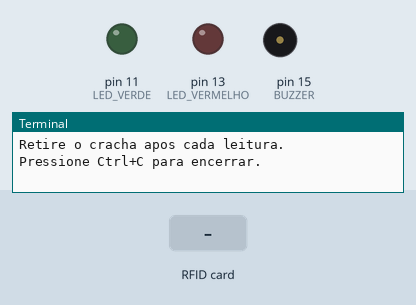
Recording of a program running on a simulated Raspberry Pi (header pin numbers). On the bench: output pins drawn as LEDs (lit = HIGH), buzzer (waves = sounding, pin HIGH), the last lines printed to the terminal. Dashed ring = blinking. Inputs (shaded band) come from the test bench. The clock reads 2024-03-15 10:24:30 at power-on unless the program sets it; files the program writes start out absent; the RFID card's data blocks start empty.

Above: at 1.2 s.
1.3 s: RFID card A3 AC 4C FC held to the reader
At 2.8 s:
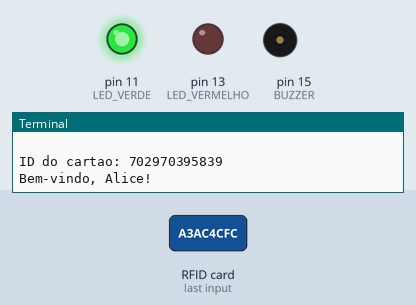
4.3 s: RFID card D3 C8 7A F5 held to the reader
At 5.8 s:
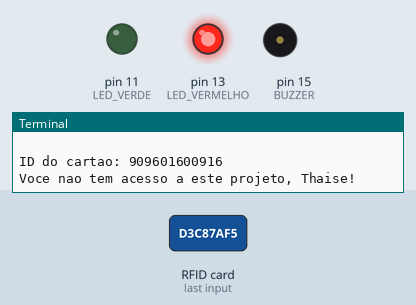
7.3 s: RFID card 5E 7A 19 C4 held to the reader
At 7.44 s:
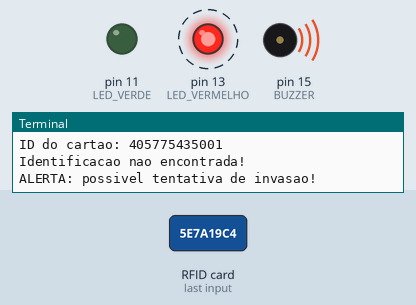
Timing chart, 0 to 12.7 s (numbered marks = the images above; inputs shaded):
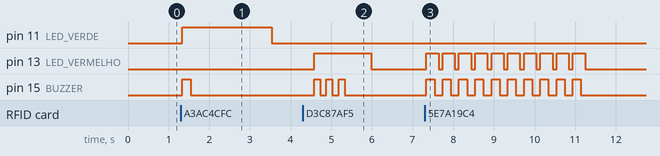

The program:

sistema.py
```python
import RPi.GPIO as GPIO
from mfrc522 import SimpleMFRC522
from cadastro import colaboradores

import time
import csv
import json
import os

from datetime import datetime


# ==========================================
# CONFIGURACAO DOS PINOS - BCM
# ==========================================

LED_VERDE = 11
LED_VERMELHO = 13
BUZZER = 15

ARQUIVO_LOG = "logs_acesso.csv"
ARQUIVO_ESTADO = "estado_sistema.json"


# ==========================================
# CARREGAR ESTADO SALVO
# ==========================================

def carregar_estado():
    if os.path.exists(ARQUIVO_ESTADO):
        with open(ARQUIVO_ESTADO, "r", encoding="utf-8") as arquivo:
            return json.load(arquivo)

    return {
        "colaboradores": {},
        "tentativas_negadas": {},
        "tags_desconhecidas": {}
    }


estado = carregar_estado()

estado.setdefault("colaboradores", {})
estado.setdefault("tentativas_negadas", {})
estado.setdefault("tags_desconhecidas", {})

for id_cracha in colaboradores:
    estado["colaboradores"].setdefault(
        id_cracha,
        {
            "dentro": False,
            "entrada_epoch": None,
            "data_entrada": None,
            "primeira_entrada_data": None,
            "tempo_por_dia": {}
        }
    )


# ==========================================
# INICIALIZAR GPIO E LEITOR RFID
# ==========================================

GPIO.setwarnings(False)

# SimpleMFRC522 configura o modo GPIO internamente.
# Nao chamar GPIO.setmode() novamente.

leitorRfid = SimpleMFRC522()

GPIO.setup(LED_VERDE, GPIO.OUT, initial=GPIO.LOW)
GPIO.setup(LED_VERMELHO, GPIO.OUT, initial=GPIO.LOW)
GPIO.setup(BUZZER, GPIO.OUT, initial=GPIO.LOW)


# ==========================================
# SALVAR ESTADO
# ==========================================

def salvar_estado():
    with open(ARQUIVO_ESTADO, "w", encoding="utf-8") as arquivo:
        json.dump(estado, arquivo, indent=4, ensure_ascii=False)


# ==========================================
# REGISTRAR EVENTOS EM CSV
# ==========================================

def registrar_evento(evento, id_cracha, nome, detalhe=""):
    arquivo_vazio = (
        not os.path.exists(ARQUIVO_LOG)
        or os.path.getsize(ARQUIVO_LOG) == 0
    )

    with open(
        ARQUIVO_LOG,
        "a",
        newline="",
        encoding="utf-8"
    ) as arquivo:
        campos = [
            "data_hora",
            "evento",
            "id_cracha",
            "nome",
            "detalhe"
        ]

        escritor = csv.DictWriter(arquivo, fieldnames=campos)

        if arquivo_vazio:
            escritor.writeheader()

        escritor.writerow({
            "data_hora": datetime.now().strftime("%Y-%m-%d %H:%M:%S"),
            "evento": evento,
            "id_cracha": id_cracha,
            "nome": nome,
            "detalhe": detalhe
        })


# ==========================================
# BUZZER
# ==========================================

def bip(duracao=0.2):
    GPIO.output(BUZZER, GPIO.HIGH)
    time.sleep(duracao)
    GPIO.output(BUZZER, GPIO.LOW)


def alerta_sonoro(quantidade, duracao=0.15, pausa=0.15):
    for _ in range(quantidade):
        bip(duracao)
        time.sleep(pausa)


# ==========================================
# SINAIS DOS LEDS E BUZZER
# ==========================================

def sinal_acesso_liberado():
    GPIO.output(LED_VERDE, GPIO.HIGH)
    bip(0.2)
    time.sleep(2)
    GPIO.output(LED_VERDE, GPIO.LOW)


def sinal_acesso_negado():
    GPIO.output(LED_VERMELHO, GPIO.HIGH)
    alerta_sonoro(3)
    time.sleep(0.5)
    GPIO.output(LED_VERMELHO, GPIO.LOW)


def sinal_tag_desconhecida():
    print("ALERTA: possivel tentativa de invasao!")

    for _ in range(10):
        GPIO.output(LED_VERMELHO, GPIO.HIGH)
        bip(0.2)
        time.sleep(0.1)
        GPIO.output(LED_VERMELHO, GPIO.LOW)
        time.sleep(0.1)


# ==========================================
# FORMATAR TEMPO
# ==========================================

def formatar_tempo(segundos):
    segundos = max(0, int(segundos))
    horas = segundos // 3600
    minutos = (segundos % 3600) // 60
    segundos = segundos % 60

    return f"{horas}h {minutos}min {segundos}s"


# ==========================================
# PROCESSAR COLABORADOR
# ==========================================

def processar_colaborador(id_cracha, colaborador):
    hoje = datetime.now().strftime("%Y-%m-%d")
    nome = colaborador["nome"]
    dados = estado["colaboradores"][id_cracha]

    # Colaborador cadastrado sem autorizacao
    if not colaborador["autorizado"]:
        print(f"Voce nao tem acesso a este projeto, {nome}!")

        estado["tentativas_negadas"].setdefault(hoje, {})
        estado["tentativas_negadas"][hoje][nome] = (
            estado["tentativas_negadas"][hoje].get(nome, 0) + 1
        )

        registrar_evento(
            "ACESSO_NEGADO",
            id_cracha,
            nome,
            "Colaborador sem autorizacao"
        )

        salvar_estado()
        sinal_acesso_negado()
        return

    # Se estiver dentro, registrar a saida
    if dados["dentro"]:
        agora = time.time()
        data_entrada = dados["data_entrada"]
        entrada_epoch = dados["entrada_epoch"]

        if entrada_epoch is not None and data_entrada is not None:
            permanencia = agora - entrada_epoch

            dados["tempo_por_dia"][data_entrada] = (
                dados["tempo_por_dia"].get(data_entrada, 0)
                + permanencia
            )

        print(f"Saida registrada: {nome}.")

        registrar_evento(
            "SAIDA",
            id_cracha,
            nome,
            "Saida registrada pelo RFID"
        )

        dados["dentro"] = False
        dados["entrada_epoch"] = None
        dados["data_entrada"] = None

        salvar_estado()
        sinal_acesso_liberado()
        return

    # Nova entrada
    if dados["primeira_entrada_data"] != hoje:
        print(f"Bem-vindo, {nome}!")
        dados["primeira_entrada_data"] = hoje
    else:
        print(f"Bem-vindo de volta, {nome}!")

    dados["dentro"] = True
    dados["entrada_epoch"] = time.time()
    dados["data_entrada"] = hoje

    registrar_evento(
        "ENTRADA",
        id_cracha,
        nome,
        "Entrada autorizada"
    )

    salvar_estado()
    sinal_acesso_liberado()


# ==========================================
# RELATORIO FINAL
# ==========================================

def gerar_relatorio():
    hoje = datetime.now().strftime("%Y-%m-%d")

    print("\n" + "=" * 45)
    print("RELATORIO FINAL DE ACESSO")
    print("=" * 45)

    print("\nTEMPO DE PERMANENCIA HOJE:")

    for id_cracha, colaborador in colaboradores.items():
        nome = colaborador["nome"]
        dados = estado["colaboradores"][id_cracha]

        total = dados["tempo_por_dia"].get(hoje, 0)

        if (
            dados["dentro"]
            and dados["data_entrada"] == hoje
            and dados["entrada_epoch"] is not None
        ):
            total += time.time() - dados["entrada_epoch"]

        print(f"{nome}: {formatar_tempo(total)}")

        if dados["dentro"]:
            print("  Situacao: ainda consta dentro da sala.")

    print("\nTENTATIVAS DE ACESSO NEGADO:")

    negadas = estado["tentativas_negadas"].get(hoje, {})

    if negadas:
        for nome, quantidade in negadas.items():
            print(f"{nome}: {quantidade} tentativa(s)")
    else:
        print("Nenhuma tentativa registrada.")

    desconhecidas = estado["tags_desconhecidas"].get(hoje, 0)
    print("\nTAGS DESCONHECIDAS:")
    print(f"Total de tentativas hoje: {desconhecidas}")

    print(f"\nEventos registrados em: {ARQUIVO_LOG}")
    print("=" * 45)


# ==========================================
# EXECUCAO PRINCIPAL
# ==========================================

try:
    print("=" * 45)
    print("SISTEMA DE CONTROLE DE ACESSO RFID")
    print("=" * 45)
    print("Aproxime um cracha do leitor.")
    print("Retire o cracha apos cada leitura.")
    print("Pressione Ctrl+C para encerrar.\n")

    while True:
        id_cracha, texto = leitorRfid.read()
        id_cracha = str(id_cracha)

        print(f"\nID do cartao: {id_cracha}")

        colaborador = colaboradores.get(id_cracha)

        if colaborador is None:
            print("Identificacao nao encontrada!")

            hoje = datetime.now().strftime("%Y-%m-%d")

            estado["tags_desconhecidas"][hoje] = (
                estado["tags_desconhecidas"].get(hoje, 0) + 1
            )

            registrar_evento(
                "TAG_DESCONHECIDA",
                id_cracha,
                "Desconhecido",
                "Possivel tentativa de invasao"
            )

            salvar_estado()
            sinal_tag_desconhecida()

        else:
            processar_colaborador(id_cracha, colaborador)

        print("\nAproxime outro cracha.")
        time.sleep(1)

except KeyboardInterrupt:
    print("\nEncerrando o sistema...")

finally:
    try:
        gerar_relatorio()
    finally:
        GPIO.cleanup()
        print("\nGPIO liberado. Sistema finalizado.")
```

cadastro.py
```python
colaboradores = {
    "702970395839": {
        "nome": "Alice",
        "autorizado": True
    },
    "909601600916": {
        "nome": "Thaise",
        "autorizado": False
    }
}


def buscar_colaborador(id_cracha):
    return colaboradores.get(str(id_cracha))


if __name__ == "__main__":
    id_teste = input("Digite o ID do crachá para consultar: ")

    colaborador = buscar_colaborador(id_teste)

    if colaborador:
        print("Nome:", colaborador["nome"])
        print("Autorizado:", colaborador["autorizado"])
    else:
        print("Identificação não encontrada!")
```

Measured:
- after the input at 1.3 s, pin 11 (LED_VERDE): LOW → HIGH at once, → LOW 2.2 s later; pin 15 (BUZZER): LOW → HIGH at once, → LOW 0.20 s later
- after the input at 4.3 s, pin 13 (LED_VERMELHO): LOW → HIGH after 0.28 s, → LOW 1.4 s later; pin 15 (BUZZER): alternates HIGH for 0.15 s and LOW for 0.15 s, 6 changes in all, then stays LOW, starting after 0.28 s
- after the input at 7.3 s, pin 13 (LED_VERMELHO): alternates HIGH for 0.30 s and LOW for 0.10 s, 20 changes in all, then stays LOW, starting at once; pin 15 (BUZZER): alternates HIGH for 0.20 s and LOW for 0.20 s, 20 changes in all, then stays LOW, starting at once
